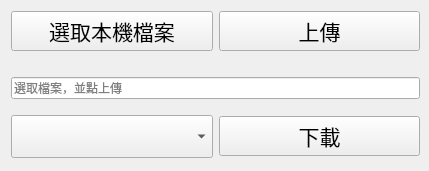
<?xml version="1.0" encoding="UTF-8"?>
<ui version="4.0">
 <class>mainWindow</class>
 <widget class="QMainWindow" name="mainWindow">
  <property name="geometry">
   <rect>
    <x>0</x>
    <y>0</y>
    <width>429</width>
    <height>171</height>
   </rect>
  </property>
  <property name="sizePolicy">
   <sizepolicy hsizetype="Expanding" vsizetype="Expanding">
    <horstretch>0</horstretch>
    <verstretch>0</verstretch>
   </sizepolicy>
  </property>
  <property name="minimumSize">
   <size>
    <width>429</width>
    <height>171</height>
   </size>
  </property>
  <property name="maximumSize">
   <size>
    <width>429</width>
    <height>171</height>
   </size>
  </property>
  <property name="acceptDrops">
   <bool>false</bool>
  </property>
  <property name="windowTitle">
   <string>檔案上下載</string>
  </property>
  <property name="autoFillBackground">
   <bool>false</bool>
  </property>
  <widget class="QWidget" name="centralwidget">
   <property name="sizePolicy">
    <sizepolicy hsizetype="Expanding" vsizetype="Expanding">
     <horstretch>0</horstretch>
     <verstretch>0</verstretch>
    </sizepolicy>
   </property>
   <property name="minimumSize">
    <size>
     <width>429</width>
     <height>171</height>
    </size>
   </property>
   <property name="maximumSize">
    <size>
     <width>429</width>
     <height>171</height>
    </size>
   </property>
   <widget class="QWidget" name="layoutWidget">
    <property name="geometry">
     <rect>
      <x>10</x>
      <y>10</y>
      <width>411</width>
      <height>149</height>
     </rect>
    </property>
    <property name="sizePolicy">
     <sizepolicy hsizetype="Expanding" vsizetype="Maximum">
      <horstretch>0</horstretch>
      <verstretch>0</verstretch>
     </sizepolicy>
    </property>
    <property name="minimumSize">
     <size>
      <width>30</width>
      <height>40</height>
     </size>
    </property>
    <layout class="QVBoxLayout" name="verticalLayout_2">
     <property name="leftMargin">
      <number>1</number>
     </property>
     <property name="topMargin">
      <number>1</number>
     </property>
     <property name="rightMargin">
      <number>1</number>
     </property>
     <property name="bottomMargin">
      <number>1</number>
     </property>
     <item>
      <layout class="QVBoxLayout" name="verticalLayout">
       <item>
        <layout class="QHBoxLayout" name="horizontalLayout">
         <property name="bottomMargin">
          <number>20</number>
         </property>
         <item>
          <widget class="QPushButton" name="choose_local">
           <property name="sizePolicy">
            <sizepolicy hsizetype="Preferred" vsizetype="Preferred">
             <horstretch>0</horstretch>
             <verstretch>0</verstretch>
            </sizepolicy>
           </property>
           <property name="minimumSize">
            <size>
             <width>198</width>
             <height>40</height>
            </size>
           </property>
           <property name="font">
            <font>
             <pointsize>16</pointsize>
            </font>
           </property>
           <property name="text">
            <string>選取本機檔案</string>
           </property>
          </widget>
         </item>
         <item>
          <widget class="QPushButton" name="upload">
           <property name="sizePolicy">
            <sizepolicy hsizetype="Preferred" vsizetype="Preferred">
             <horstretch>0</horstretch>
             <verstretch>0</verstretch>
            </sizepolicy>
           </property>
           <property name="minimumSize">
            <size>
             <width>197</width>
             <height>40</height>
            </size>
           </property>
           <property name="font">
            <font>
             <pointsize>16</pointsize>
            </font>
           </property>
           <property name="text">
            <string>上傳</string>
           </property>
          </widget>
         </item>
        </layout>
       </item>
       <item>
        <widget class="QLineEdit" name="local_dir">
         <property name="sizePolicy">
          <sizepolicy hsizetype="Preferred" vsizetype="Preferred">
           <horstretch>0</horstretch>
           <verstretch>0</verstretch>
          </sizepolicy>
         </property>
         <property name="focusPolicy">
          <enum>Qt::NoFocus</enum>
         </property>
         <property name="dragEnabled">
          <bool>true</bool>
         </property>
         <property name="readOnly">
          <bool>true</bool>
         </property>
         <property name="placeholderText">
          <string>選取檔案，並點上傳</string>
         </property>
        </widget>
       </item>
      </layout>
     </item>
     <item>
      <layout class="QHBoxLayout" name="horizontalLayout_2">
       <property name="spacing">
        <number>-1</number>
       </property>
       <property name="topMargin">
        <number>10</number>
       </property>
       <item>
        <widget class="QComboBox" name="remote_dir">
         <property name="sizePolicy">
          <sizepolicy hsizetype="Preferred" vsizetype="Preferred">
           <horstretch>0</horstretch>
           <verstretch>0</verstretch>
          </sizepolicy>
         </property>
         <property name="minimumSize">
          <size>
           <width>194</width>
           <height>40</height>
          </size>
         </property>
        </widget>
       </item>
       <item alignment="Qt::AlignVCenter">
        <widget class="QPushButton" name="download">
         <property name="sizePolicy">
          <sizepolicy hsizetype="Preferred" vsizetype="Preferred">
           <horstretch>0</horstretch>
           <verstretch>0</verstretch>
          </sizepolicy>
         </property>
         <property name="minimumSize">
          <size>
           <width>200</width>
           <height>40</height>
          </size>
         </property>
         <property name="font">
          <font>
           <pointsize>16</pointsize>
          </font>
         </property>
         <property name="text">
          <string>下載</string>
         </property>
        </widget>
       </item>
      </layout>
     </item>
    </layout>
   </widget>
  </widget>
 </widget>
 <resources/>
 <connections/>
</ui>
